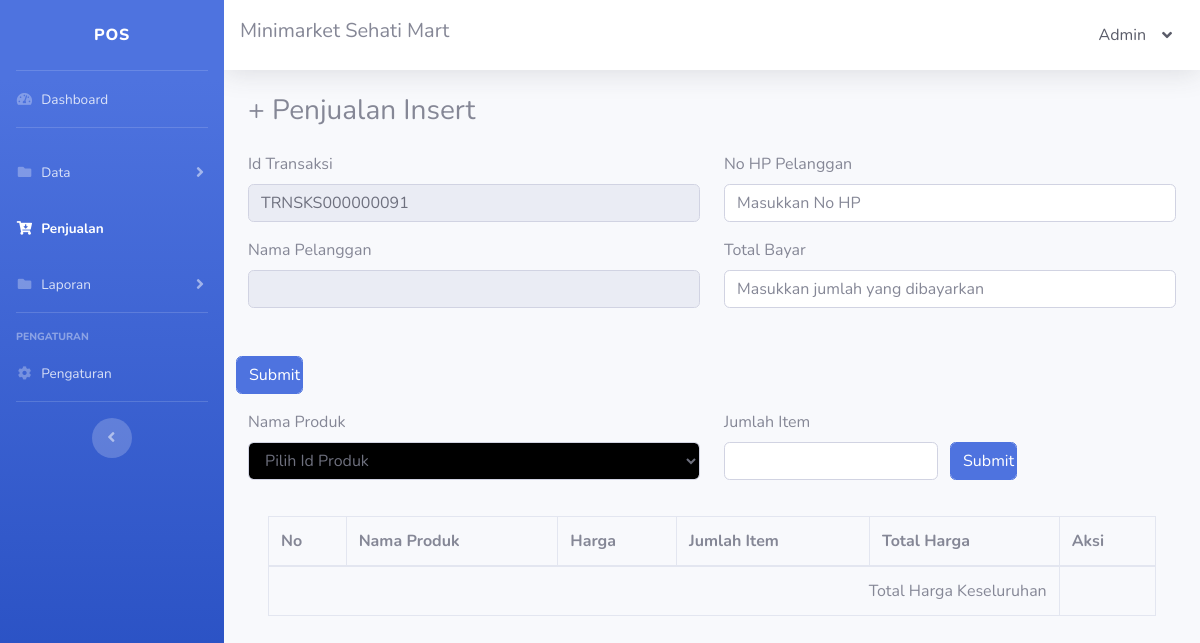
Screenshot of /penjualan_insert.php (signed in) with the database file from the repository.
### tables this page shows
CREATE TABLE `tbl_pengaturan` (
  `pengaturan_id` int NOT NULL,
  `pengaturan_nama_sidebar` text NOT NULL,
  `pengaturan_nama_navbar` text NOT NULL,
  `pengaturan_alamat` text NOT NULL,
  `pengaturan_no_hp` varchar(15) NOT NULL
);

CREATE TABLE `tbl_pengguna` (
  `pengguna_id` int NOT NULL,
  `pengguna_nama` text NOT NULL,
  `username` varchar(30) NOT NULL,
  `password` varchar(30) NOT NULL,
  `pengguna_pilihan` varchar(30) NOT NULL
);

### penjualan_insert.php (the view, shortened to what this page needs)
<!DOCTYPE html>
<html lang="en">
<?php
include 'config.php';
$pengaturan_query = mysqli_query($config, "SELECT * FROM tbl_pengaturan");
$pengaturan = mysqli_fetch_array($pengaturan_query);
$pengaturan_nama_sidebar = $pengaturan["pengaturan_nama_sidebar"];
$pengaturan_nama_navbar = $pengaturan["pengaturan_nama_navbar"];
$pengguna_query = mysqli_query($config, "SELECT * FROM tbl_pengguna WHERE pengguna_id='" . mysqli_real_escape_string($config, $_SESSION['pengguna_id']) . "'");
$pengguna = mysqli_fetch_array($pengguna_query);
$pengguna_nama = $pengguna["pengguna_nama"];
?>
<head>
    <link rel="stylesheet" href="https://cdn.jsdelivr.net/npm/bootstrap-select@1.13.14/dist/css/bootstrap-select.min.css">
    <link href="vendor/fontawesome-free/css/all.min.css" rel="stylesheet" type="text/css">
    <link href="css/sb-admin-2.min.css" rel="stylesheet">
</head>
<body id="page-top">
    <div id="wrapper">
        <ul class="navbar-nav bg-gradient-primary sidebar sidebar-dark accordion" id="accordionSidebar">
            <a class="sidebar-brand d-flex align-items-center justify-content-center" href="index.php">
                <div class="sidebar-brand-text mx-3"><?= htmlspecialchars($pengaturan_nama_sidebar) ?></div>
            </a>
            <hr class="sidebar-divider my-0">
            <li class="nav-item">
                <a class="nav-link" href="index.php">
                    <i class="fas fa-fw fa-tachometer-alt"></i>
                    <span>Dashboard</span>
                </a>
            </li>
            <hr class="sidebar-divider">
            <li class="nav-item">
                <a class="nav-link collapsed" href="#" data-toggle="collapse" data-target="#collapseTwo" aria-expanded="true" aria-controls="collapseTwo">
                    <i class="fas fa-fw fa-folder"></i>
                    <span>Data</span>
                </a>
            </li>
            <li class="nav-item active">
                <a class="nav-link" href="penjualan.php">
                    <i class="fas fa-fw fa-cart-arrow-down"></i>
                    <span>Penjualan</span>
                </a>
            </li>
            <li class="nav-item">
                <a class="nav-link collapsed" href="#" data-toggle="collapse" data-target="#collapseFour" aria-expanded="true" aria-controls="collapseTwo">
                    <i class="fas fa-fw fa-folder"></i>
                    <span>Laporan</span>
                </a>
            </li>
            <hr class="sidebar-divider">
            <div class="sidebar-heading">
                Pengaturan
            </div>
            <li class="nav-item">
                <a class="nav-link" href="pengaturan.php">
                    <i class="fas fa-fw fa-cog"></i>
                    <span>Pengaturan</span>
                </a>
            </li>
            <hr class="sidebar-divider d-none d-md-block">
            <div class="text-center d-none d-md-inline">
                <button class="rounded-circle border-0" id="sidebarToggle"></button>
            </div>
        </ul>
        <div id="content-wrapper" class="d-flex flex-column">
            <div id="content">
                <nav class="navbar navbar-expand navbar-light bg-white topbar mb-4 static-top shadow">
                    <h5><?= htmlspecialchars($pengaturan_nama_navbar) ?></h5>
                    <ul class="navbar-nav ml-auto">
                        <li class="nav-item dropdown no-arrow">
                            <a class="nav-link dropdown-toggle text-dark" href="#" id="userDropdown" role="button" data-toggle="dropdown" aria-haspopup="true" aria-expanded="false">
                                <?= htmlspecialchars($pengguna_nama) ?>
                                <i class="ml-3 fas fa-angle-down"></i>
                            </a>
                        </li>
                    </ul>
                </nav>
                <div class="container-fluid">
                    <div class="d-sm-flex align-items-center justify-content-between">
                        <h1 class="h3 mb-4 text-black">+ Penjualan Insert</h1>
                    </div>
                    <?php
                    $id_query = mysqli_query($config, "SELECT max(transaksi_id) as transaksi_id FROM tbl_transaksi");
                    $data = mysqli_fetch_array($id_query);
                    $transaksi_id1 = sprintf("%09s", substr($data['transaksi_id'], 6, 9) + 1);
                    $transaksi_id2 = "TRNSKS" . $transaksi_id1;
                    ?>
                    <form action="" method="post">
                        <div class="row">
                            <div class="col-lg-6">
                                <div class="form-group">
                                    <label>Id Transaksi</label>
                                    <input type="text" name="transaksi_id" value="<?= htmlspecialchars($transaksi_id2) ?>" readonly class="form-control">
                                </div>
                            </div>
                            <div class="col-lg-6">
                                <div class="form-group">
                                    <label>No HP Pelanggan</label>
                                    <input type="text" id="pelanggan_no_hp" name="pelanggan_no_hp" class="form-control" placeholder="Masukkan No HP">
                                </div>
                            </div>
                            <div class="col-lg-6">
                                <div class="form-group">
                                    <label>Nama Pelanggan</label>
                                    <input type="text" id="pelanggan_nama" name="pelanggan_nama" class="form-control" readonly>
                                </div>
                            </div>
                            <div class="col-lg-6">
                                <div class="form-group">
                                    <label>Total Bayar</label>
                                    <input type="number" name="total_bayar" class="form-control" placeholder="Masukkan jumlah yang dibayarkan">
                                </div>
                            </div>
                            <div class="col-lg-1 pl-0">
                                <div class="form-group">
                                    <input type="submit" value="Submit" name="submit_it" class="form-control btn btn-primary btn-user btn-block mt-2">
                                </div>
                            </div>
                        </div>
                        <div class="row">
                            <div class="col-lg-6">
                                <div class="form-group">
                                    <label>Nama Produk</label>
                                    <div class="row-fluid">
                                    <select style="background-color: black!important;" class="selectpicker form-control" name="produk_id" data-show-subtext="true" data-live-search="true">
                                            <option value="-">Pilih Id Produk</option>
                                        </select>
                                    </div>
                                </div>
                            </div>
                            <div class="col-lg-3">
                                <div class="form-group">
                                    <label>Jumlah Item</label>
                                    <input type="number" name="jumlah_item" class="form-control">
                                </div>
                            </div>
                            <div class="col-lg-1 pl-0">
                                <div class="form-group">
                                    <input type="submit" value="Submit" name="submit_ip" class="form-control btn btn-primary btn-user btn-block mt-2">
                                </div>
                            </div>
                        </div>
                    </form>
                    <div class="card-body">
                        <div class="table-responsive">
                            <table class="table table-bordered" width="100%" cellspacing="0">
                                <thead>
                                    <tr>
                                        <th>No</th>
                                        <th>Nama Produk</th>
                                        <th>Harga</th>
                                        <th>Jumlah Item</th>
                                        <th>Total Harga</th>
                                        <th>Aksi</th>
                                    </tr>
                                </thead>
                                <tbody>
                                    <?php
                                    $total_harga_query = mysqli_query($config, "SELECT sum(total_harga) as total_harga FROM tbl_keranjang");
                                    $total_row = mysqli_fetch_array($total_harga_query);
                                    echo "
                                        <tr>
                                            <td colspan='5' align='right'>Total Harga Keseluruhan</td>
                                            <td>" . htmlspecialchars($total_row['total_harga']) . "</td>
                                        </tr>";
                                    ?>
                                </tbody>
                            </table>
                        </div>
                    </div>
                </div>
            </div>
        </div>
    </div>
</body>
</html>

### rows the page displays
tbl_pengaturan: pengaturan_nama_sidebar "POS", pengaturan_nama_navbar "Minimarket Sehati Mart"
tbl_pengguna: pengguna_nama "Admin"
